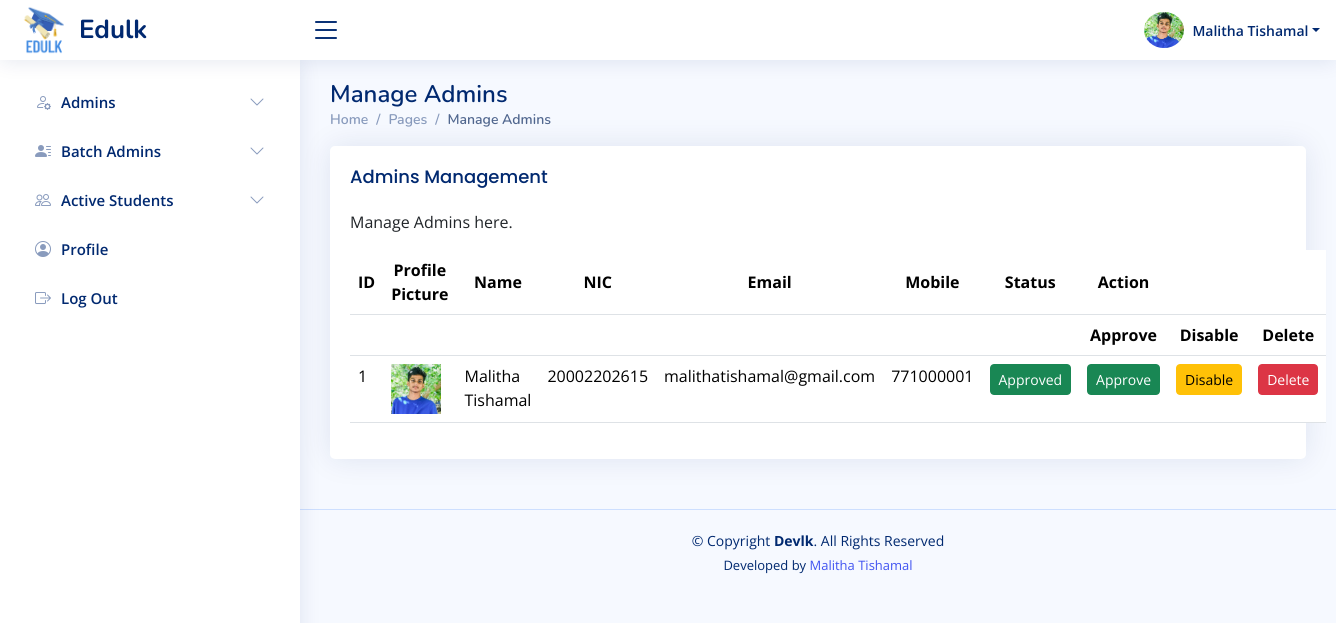
Screenshot of /sadmin/manage-admins.php (signed in) with the database file from the repository.
### tables this page shows
CREATE TABLE `sadmins` (
  `id` int(11) NOT NULL,
  `name` varchar(100) DEFAULT NULL,
  `nic` varchar(20) DEFAULT NULL,
  `email` varchar(100) DEFAULT NULL,
  `mobile` varchar(15) DEFAULT NULL,
  `password` varchar(255) DEFAULT NULL,
  `status` enum('pending','approved','rejected') DEFAULT 'pending',
  `profile_picture` varchar(200) NOT NULL DEFAULT 'uploads/profile_pictures/default.jpg',
  `created_at` datetime DEFAULT current_timestamp(),
  `last_login` datetime DEFAULT NULL
);

### sadmin/manage-admins.php (the view, shortened to what this page needs)
<?php
require_once '../includes/db-conn.php';
$user_id = $_SESSION['sadmin_id'];
$sql = "SELECT name, email, nic,mobile,profile_picture FROM sadmins WHERE id = ?";
$stmt = $conn->prepare($sql);
$stmt->bind_param("i", $user_id);
$stmt->execute();
$result = $stmt->get_result();
$user = $result->fetch_assoc();
$sql = "SELECT * FROM sadmins";
$result = $conn->query($sql);
?>
<!DOCTYPE html>
<html lang="en">
<head>
    <?php include_once("../includes/css-links-inc.php"); ?>
</head>
<body>
    <?php include_once("../includes/header.php") ?>
    <?php include_once("../includes/sadmin-sidebar.php") ?>
    <main id="main" class="main">
        <div class="pagetitle">
            <h1>Manage Admins</h1>
            <nav>
                <ol class="breadcrumb">
                    <li class="breadcrumb-item"><a href="index.html">Home</a></li>
                    <li class="breadcrumb-item">Pages</li>
                    <li class="breadcrumb-item active">Manage Admins</li>
                </ol>
            </nav>
        </div>
        <section class="section">
            <div class="row">
                <div class="col-lg-12">
                    <div class="card">
                        <div class="card-body">
                            <h5 class="card-title">Admins Management</h5>
                            <p>Manage Admins here.</p>
                            <table class="table datatable">
                                <thead class="align-middle text-center">
                                    <tr>
                                        <th>ID</th>
                                        <th>Profile Picture</th>
                                        <th>Name</th>
                                        <th>NIC</th>
                                        <th>Email</th>
                                        <th>Mobile</th>
                                        <th>Status</th>
                                        <th>Action</th>
                                        <th></th>
                                        <th></th>
                                    </tr>
                                    <tr>
                                        <th colspan="7" class="text-center"></th>
                                        <th class="text-center">Approve</th>
                                        <th class="text-center">Disable</th>
                                        <th class="text-center">Delete</th>
                                    </tr>
                                </thead>
                                <tbody>
                                    <?php
                                    if ($result->num_rows > 0) {
                                        while ($row = $result->fetch_assoc()) {
                                            echo "<tr>";
                                            echo "<td>" . $row['id'] . "</td>";
                                            echo "<td><img src='" . $row["profile_picture"] . "' alt='Profile' width='50'></td>";
                                            echo "<td>" . $row['name'] . "</td> ";
                                            echo "<td>" . $row['nic'] . "</td>";
                                            echo "<td>" . $row['email'] . "</td>";
                                            echo "<td>" . $row['mobile'] . "</td>";
                                            echo "<td>";
                                            $status = strtolower($row['status']);
                                            if ($status === 'active' || $status === 'approved') {
                                                echo "<span class='btn btn-success btn-sm w-100 text-center'>Approved</span>";
                                            } elseif ($status === 'disabled') {
                                                echo "<span class='btn btn-danger btn-sm w-100 text-center'>Disabled</span>";
                                            } elseif ($status === 'pending') {
                                                echo "<span class='btn btn-warning btn-sm w-100 text-center'>Pending</span>";
                                            } else {
                                                echo "<span class='btn btn-secondary btn-sm w-100 text-center'>" . ucfirst($row['status']) . "</span>";
                                            }
                                            echo "</td>";
                                            echo "<td class='text-center'>
                                                    <button class='btn btn-success btn-sm w-100 approve-btn' data-id='" . $row['id'] . "'>Approve</button>
                                                  </td>";
                                            echo "<td class='text-center'>
                                                    <button class='btn btn-warning btn-sm w-100 disable-btn' data-id='" . $row['id'] . "'>Disable</button>
                                                  </td>";
                                            echo "<td class='text-center'>
                                                    <button class='btn btn-danger btn-sm w-100 delete-btn' data-id='" . $row['id'] . "'>Delete</button>
                                                  </td>";
                                            echo "</tr>";
                                        }
                                    } else {
                                        echo "<tr><td colspan='10' class='text-center'>No users found.</td></tr>";
                                    }
                                    ?>
                                </tbody>
                            </table>
                        </div>
                    </div>
                </div>
            </div>
        </section>
    </main>
    <?php include_once("../includes/footer.php") ?>
</body>
</html>

### includes/header.php (shortened to what this page needs)
<header id="header" class="header fixed-top d-flex align-items-center">
    <div class="d-flex align-items-center justify-content-between">
        <a href="" class="logo d-flex align-items-center">
            <img src="<?php echo $base_url; ?>assets/images/logos/edulk-logo.png" alt="">
            <span class="d-none d-lg-block">Edulk</span>
        </a>
        <i class="bi bi-list toggle-sidebar-btn"></i>
    </div>
    <nav class="header-nav ms-auto">
        <ul class="d-flex align-items-center">
            <?php
                $profilePic = isset($user['profile_picture']) && $user['profile_picture'] ? $user['profile_picture'] : 'default.jpg';
            ?>
            <li class="nav-item dropdown pe-3">
                <a class="nav-link nav-profile d-flex align-items-center pe-0" href="#" data-bs-toggle="dropdown">
                   <img id="profilePicture" src="<?php echo $profilePic; ?>" alt="Profile Picture" class="rounded-circle" style="width: 40px !important; height: 40px !important; object-fit: cover;">
                    <span class="d-none d-md-block dropdown-toggle ps-2"><?php echo htmlspecialchars($user['name']); ?></span>
                </a>
            </li>
        </ul>
    </nav>
</header>

### assets/css/style.css (style rules this page uses)
:root { scroll-behavior: smooth; }
body { font-family: "Open Sans", sans-serif; background: #f6f9ff; color: #444444; }
a { color: #4154f1; text-decoration: none; }
h1, h2, h3, h4, h5, h6 { font-family: "Nunito", sans-serif; }
#main { margin-top: 60px; padding: 20px 30px; transition: all 0.3s; }
.pagetitle { margin-bottom: 10px; }
.pagetitle h1 { font-size: 24px; margin-bottom: 0; font-weight: 600; color: #012970; }
.card { margin-bottom: 30px; border: none; border-radius: 5px; box-shadow: 0px 0 30px rgba(1, 41, 112, 0.1); }
.card-title { padding: 20px 0 15px 0; font-size: 18px; font-weight: 500; color: #012970; font-family: "Poppins", sans-serif; }
.card-body { padding: 0 20px 20px 20px; }
.breadcrumb { font-size: 14px; font-family: "Nunito", sans-serif; color: #899bbd; font-weight: 600; }
.breadcrumb a { color: #899bbd; transition: 0.3s; }
.breadcrumb .breadcrumb-item::before { color: #899bbd; }
.breadcrumb .active { color: #51678f; font-weight: 600; }
.logo { line-height: 1; }
@media (min-width: 1200px) { .logo { width: 280px; } }
.logo img { max-height: 50px; margin-right: 6px; }
.logo span { font-size: 26px; font-weight: 700; color: #012970; font-family: "Nunito", sans-serif; }
.header { transition: all 0.5s; z-index: 997; height: 60px; box-shadow: 0px 2px 20px rgba(1, 41, 112, 0.1); background-color: #fff; padding-left: 20px; }
.header .toggle-sidebar-btn { font-size: 32px; padding-left: 10px; cursor: pointer; color: #012970; }
.header-nav ul { list-style: none; }
.header-nav>ul { margin: 0; padding: 0; }
.header-nav .nav-profile { color: #012970; }
.header-nav .nav-profile img { max-height: 36px; }
.header-nav .nav-profile span { font-size: 14px; font-weight: 600; }
@media (min-width: 1200px) { #main, #footer { margin-left: 300px; } }

### rows the page displays
sadmins: profile_picture (picture), name "Malitha Tishamal", id "1", nic "20002202615", email "malithatishamal@gmail.com", mobile "771000001", status "Approved"
